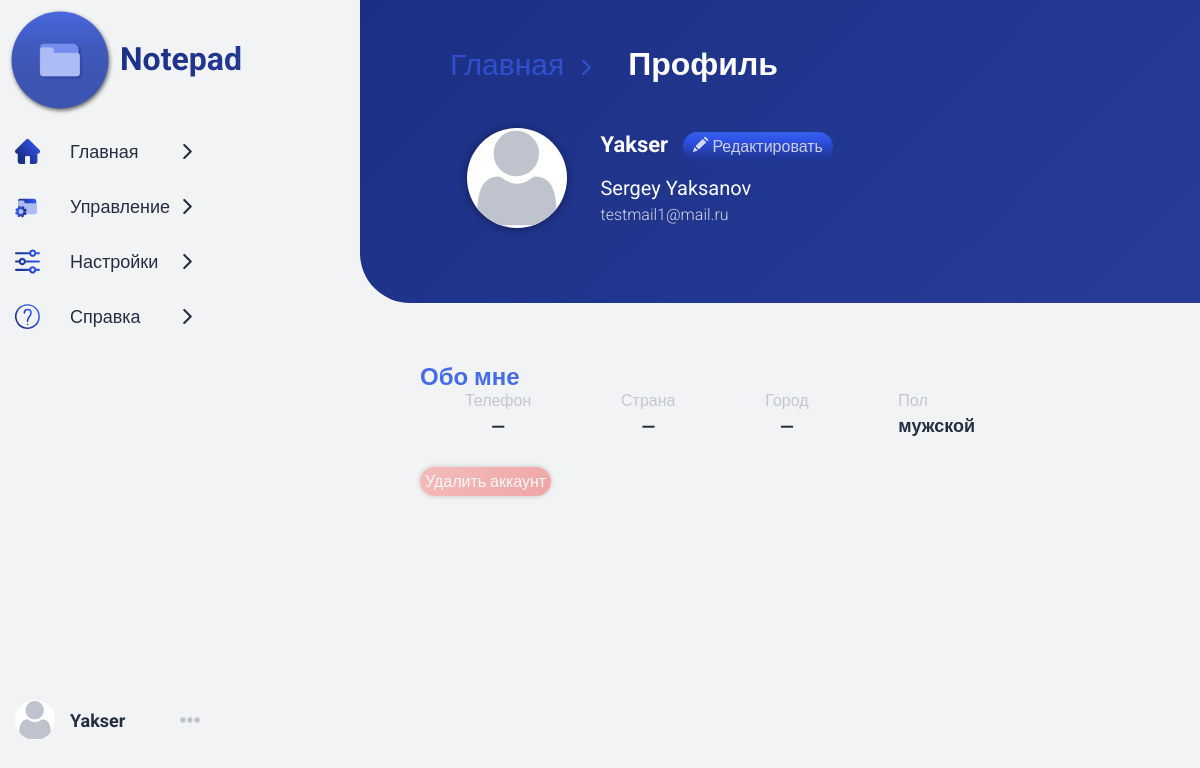
The app's page /profile (signed in) with its own data.
### data/user.py (models this page shows, shortened)
class User(SqlAlchemyBase, UserMixin, SerializerMixin):
    __tablename__ = 'user'
    id = sqlalchemy.Column(sqlalchemy.Integer,
                           primary_key=True, autoincrement=True)
    login = sqlalchemy.Column(sqlalchemy.String, unique=True, nullable=False)
    password = sqlalchemy.Column(sqlalchemy.String, nullable=False)
    name = sqlalchemy.Column(sqlalchemy.String)
    surname = sqlalchemy.Column(sqlalchemy.String)
    sex = sqlalchemy.Column(sqlalchemy.String)
    country = sqlalchemy.Column(sqlalchemy.String)
    city = sqlalchemy.Column(sqlalchemy.String)
    phone = sqlalchemy.Column(sqlalchemy.String)
    email = sqlalchemy.Column(sqlalchemy.String, unique=True, nullable=False)
    modified_date = sqlalchemy.Column(sqlalchemy.String,
                                      default=current_date)
    folders = orm.relation("Folder", back_populates='user')

### run.py (the view)
@app.route('/profile')
@login_required
def profile():
    info_lst = {'Телефон': current_user.phone,
                'Страна': current_user.country, 'Город': current_user.city, 'Пол': current_user.sex}
    return render_template('profile.html', user=current_user, info_lst=info_lst)

### data/db_session.py (called while the page is built)
def create_session() -> Session:
    global __factory
    return __factory()

### run.py (called while the page is built)
@login_manager.user_loader
def load_user(user_id):
    db_sess = db_session.create_session()
    return db_sess.query(User).get(user_id)

### templates/profile.html
{% extends 'main.html' %}
{% block block %}
    <div class="block">
        <div class="block-header">
            <div class="path-hint">
                <a href="/">Главная</a><img src="../static/img/right-arrow.svg" alt="" class="header-arrow">
            </div>
            <h1>Профиль</h1>
            <div class="block-menu">
                <div class="profile-block">
                    <img src="../static/img/user.svg" alt="" class="avatar">
                    <div class="info">
                        <div class="edit-block">
                            <span class="nickname">{{ user.login }}</span>
                            <a href="{{ url_for('edit_profile') }}" class="edit-profile">
                                <img src="../static/img/pencil.svg" alt="">
                                <span>Редактировать</span>
                            </a>
                        </div>
                        {% if user.name and user.surname %}
                            <span class="username">{{ user.name }} {{ user.surname }}</span>
                        {% endif %}
                        {% if user.email %}
                            <span class="email">{{ user.email }}</span>
                        {% endif %}
                    </div>
                </div>
            </div>
        </div>
        <div class="content">
            <div class="about-me">
                <h2>Обо мне</h2>
                <div class="info-lst">
                    {% for item in info_lst %}
                        <div class="info-item">
                            <span>{{ item }}</span>
                            {% if info_lst[item] %}
                                <span>{{ info_lst[item] }}</span>
                            {% else %}
                                <span>&mdash;</span>
                            {% endif %}
                        </div>
                    {% endfor %}
                </div>
            </div>
            <div class="manage-profile">
                <a href="/delete_profile" class="del-acc-btn">Удалить аккаунт</a>
            </div>
        </div>
    </div>
{% endblock %}

### templates/main.html (shortened to what this page needs)
<!DOCTYPE html>
<html lang=ru>
<head>
    <link rel="stylesheet" href=" {{ url_for('static', filename='css/style.css') }}">
</head>
<body>
<div class="wrapper">
    <header>
        <div class="head">
            <div class="ico"><a href="#"><img src="../static/img/folder.svg" alt=""></a></div>
            <a href="{{ url_for('home') }}" class="text-logo">Notepad</a>
        </div>
        <nav>
            <ul class="menu">
                <li>
                    <a href="/" class="menu-link">
                        <img src="../static/img/home.svg" alt="">
                        <span>Главная</span>
                        <img class="right-arrow" src="../static/img/right-arrow.svg" alt="">
                    </a>
                </li>
                <li>
                    <a href="{{url_for('manage_folders')}}" class="menu-link">
                        <img src="../static/img/manage_folders.svg" alt="">
                        <span>Управление</span>
                        <img class="right-arrow" src="../static/img/right-arrow.svg" alt="">
                    </a>
                </li>
                <li>
                    <a href="{{ url_for('settings') }}" class="menu-link">
                        <img src="../static/img/settings.svg" alt="">
                        <span>Настройки</span>
                        <img class="right-arrow" src="../static/img/right-arrow.svg" alt="">
                    </a>
                </li>
                <li>
                    <a href="{{url_for('about')}}" class="menu-link">
                        <img src="../static/img/about.svg" alt="">
                        <span>Справка</span>
                        <img class="right-arrow" src="../static/img/right-arrow.svg" alt="">
                    </a>
                </li>
            </ul>
            <div class="user-nav">
                <img src="../static/img/user.svg" alt="" class="user-avatar">
                {% if user.login %}
                    <a class="user-name" href="{{ url_for('profile') }}">{{ user.login }}</a>
                {% else %}
                    <a class="login-ref" href="{{ url_for('login_page') }}">Войти</a>
                {% endif %}
                <div class="user-menu">
                </div>
            </div>
        </nav>
    </header>
    {% block block %}
    {% endblock %}
</div>
</body>
</html>

### records on screen
User: login "Yakser", name "Sergey", surname "Yaksanov", email "testmail1@mail.ru", sex "мужской"

### other values on screen
{{ item }} "Телефон" "Страна" "Город" "Пол"
